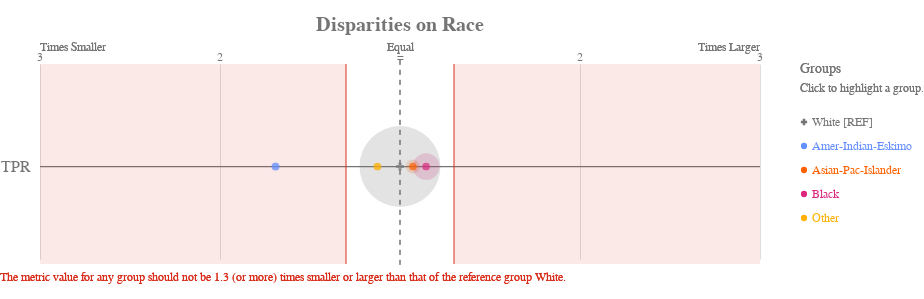

Notebook code for this chart:
### Code cell
ap.disparity(bdf, metrics, 'race', fairness_threshold = 1.3)

### Figure 1 — Vega-Lite specification as saved in the notebook (floating-point values rounded to 4 significant figures)
{"config": {"view": {"continuousWidth": 400, "continuousHeight": 300, "strokeWidth": 0}, "axisLeft": {"labelColor": "rgb(117,117,117)", "labelFont": "Arial", "labelFontSize": 16}, "title": {"align": "center", "baseline": "middle", "color": "rgb(117,117,117)", "font": "Arial", "fontSize": 20, "fontWeight": "bold"}}, "layer": [{"data": {"name": "data-1f2af75cfead9a3854ee453922b4eaab"}, "mark": {"type": "rule", "stroke": "rgb(117,117,117)", "strokeWidth": 1.25, "tooltip": ""}, "encoding": {"x": {"type": "quantitative", "field": "x", "scale": {"domain": [-2, 2], "range": [40.0, 760.0]}}, "x2": {"field": "x2"}, "y": {"type": "nominal", "axis": {"domain": false, "labelAngle": 0, "labelPadding": -30, "orient": "left", "ticks": false, "title": ""}, "field": "metric", "scale": {"domain": ["TPR"], "range": [30, 225.0]}}}}, {"data": {"name": "data-79dd248bdaa0ea02c535240e8ad022c8"}, "mark": {"type": "rule", "stroke": "rgb(117,117,117)", "strokeDash": [5, 5], "strokeWidth": 1}, "encoding": {"tooltip": {"value": "White [REF]"}, "x": {"value": 400.0}, "y": {"value": 20.83}, "y2": {"value": 229.2}}}, {"data": {"name": "data-c233327f4cd9b4c2df31bf8015c83e4a"}, "mark": {"type": "text", "align": "center", "color": "rgb(117,117,117)", "font": "Arial", "fontSize": 12, "fontWeight": "normal", "tooltip": ""}, "encoding": {"text": {"type": "nominal", "field": "label"}, "x": {"type": "quantitative", "field": "value", "scale": {"domain": [-2, 2], "range": [40.0, 760.0]}}, "y": {"value": 17.5}}}, {"layer": [{"mark": {"type": "text", "align": "left", "fill": "rgb(117,117,117)", "font": "Arial", "fontSize": 12, "fontWeight": "normal", "tooltip": ""}, "encoding": {"text": {"value": "Times Smaller"}, "x": {"value": 40.0}, "y": {"value": 7.5}}}, {"mark": {"type": "text", "align": "right", "fill": "rgb(117,117,117)", "font": "Arial", "fontSize": 12, "fontWeight": "normal", "tooltip": ""}, "encoding": {"text": {"value": "Times Larger"}, "x": {"value": 760.0}, "y": {"value": 7.5}}}, {"mark": {"type": "text", "align": "center", "fill": "rgb(117,117,117)", "font": "Arial", "fontSize": 12, "fontWeight": "normal", "tooltip": ""}, "encoding": {"text": {"value": "Equal"}, "x": {"value": 400.0}, "y": {"value": 7.5}}}], "data": {"name": "data-79dd248bdaa0ea02c535240e8ad022c8"}}, {"layer": [{"mark": {"type": "rule", "opacity": 0.8, "stroke": "rgb(217, 46, 28)", "strokeWidth": 1.25, "tooltip": ""}, "encoding": {"x": {"type": "quantitative", "field": "min", "scale": {"domain": [-2, 2], "range": [40.0, 760.0]}}, "y": {"value": 25.0}, "y2": {"value": 225.0}}}, {"mark": {"type": "rule", "opacity": 0.8, "stroke": "rgb(217, 46, 28)", "strokeWidth": 1.25, "tooltip": ""}, "encoding": {"x": {"type": "quantitative", "field": "max", "scale": {"domain": [-2, 2], "range": [40.0, 760.0]}}, "y": {"value": 25.0}, "y2": {"value": 225.0}}}, {"layer": [{"mark": {"type": "rect", "fill": "rgb(217, 46, 28)", "opacity": 0.1, "tooltip": ""}, "encoding": {"x": {"type": "quantitative", "field": "min", "scale": {"domain": [-2, 2], "range": [40.0, 760.0]}}, "x2": {"field": "lower_end"}, "y": {"value": 25.0}, "y2": {"value": 225.0}}}, {"mark": {"type": "rect", "fill": "rgb(217, 46, 28)", "opacity": 0.1, "tooltip": ""}, "encoding": {"x": {"type": "quantitative", "field": "max", "scale": {"domain": [-2, 2], "range": [40.0, 760.0]}}, "x2": {"field": "upper_end"}, "y": {"value": 25.0}, "y2": {"value": 225.0}}}]}, {"data": {"name": "data-79dd248bdaa0ea02c535240e8ad022c8"}, "mark": {"type": "text", "align": "left", "baseline": "top", "fill": "rgb(217, 46, 28)", "font": "Arial", "fontSize": 12, "fontWeight": "normal", "tooltip": ""}, "encoding": {"text": {"value": "The metric value for any group should not be 1.3 (or more) times smaller or larger than that of the reference group White."}, "x": {"value": 0}, "y": {"value": 233.3}}}], "data": {"name": "data-68125cfc4fc9557defd07e8d14c561c8"}}, {"layer": [{"mark": "circle"}, {"data": {"name": "data-96d80fabc8b20fae260b87a663ff5491"}, "mark": {"type": "circle", "opacity": 0.2}, "encoding": {"color": {"condition": {"type": "nominal", "field": "attribute_value", "legend": null, "scale": {"domain": ["White", "Amer-Indian-Eskimo", "Asian-Pac-Islander", "Black", "Other"], "range": ["rgb(117,117,117)", "rgb(100, 143, 255)", "rgb(254, 97, 0)", "rgb(220, 38, 127)", "rgb(255, 176, 0)", "rgb(120, 94, 240)"]}, "selection": "selector021"}, "value": "rgb(224,224,224)"}, "size": {"type": "quantitative", "field": "group_size", "legend": null, "scale": {"domain": [0, 13340.0], "range": [0, 7854.0]}}, "tooltip": [{"type": "nominal", "field": "attribute_value", "title": "Group"}, {"type": "nominal", "field": "tooltip_group_size", "title": "Group Size"}, {"type": "nominal", "field": "tooltip_disparity_explanation_tpr", "title": "Disparity"}, {"type": "quantitative", "field": "tpr", "format": ".2f", "title": "TPR"}], "x": {"type": "quantitative", "axis": {"domain": false, "labels": false, "ticks": false, "title": null, "values": [1, 2, -2, -1]}, "field": "tpr_disparity_scaled", "scale": {"domain": [-2, 2], "range": [40.0, 760.0]}}, "y": {"type": "nominal", "axis": {"domain": false, "grid": false, "labels": false, "ticks": false, "title": " "}, "field": "metric_variable", "scale": {"domain": ["TPR"], "range": [30, 225.0]}}}, "selection": {"selector023": {"type": "multi", "empty": "all", "fields": ["attribute_value"]}}, "transform": [{"calculate": "'TPR'", "as": "metric_variable"}]}, {"layer": [{"mark": "point"}, {"data": {"name": "data-96d80fabc8b20fae260b87a663ff5491"}, "mark": {"type": "point", "filled": true, "size": 60}, "encoding": {"color": {"condition": {"type": "nominal", "field": "attribute_value", "legend": null, "scale": {"domain": ["White", "Amer-Indian-Eskimo", "Asian-Pac-Islander", "Black", "Other"], "range": ["rgb(117,117,117)", "rgb(100, 143, 255)", "rgb(254, 97, 0)", "rgb(220, 38, 127)", "rgb(255, 176, 0)", "rgb(120, 94, 240)"]}, "selection": "selector021"}, "value": "rgb(224,224,224)"}, "shape": {"type": "nominal", "field": "attribute_value", "legend": null, "scale": {"domain": ["White", "Amer-Indian-Eskimo", "Asian-Pac-Islander", "Black", "Other"], "range": ["cross", "circle", "circle", "circle", "circle"]}}, "tooltip": [{"type": "nominal", "field": "attribute_value", "title": "Group"}, {"type": "nominal", "field": "tooltip_group_size", "title": "Group Size"}, {"type": "nominal", "field": "tooltip_disparity_explanation_tpr", "title": "Disparity"}, {"type": "quantitative", "field": "tpr", "format": ".2f", "title": "TPR"}], "x": {"type": "quantitative", "axis": {"domain": false, "labels": false, "ticks": false, "title": null, "values": [1, 2, -2, -1]}, "field": "tpr_disparity_scaled", "scale": {"domain": [-2, 2], "range": [40.0, 760.0]}}, "y": {"type": "nominal", "axis": {"domain": false, "grid": false, "labels": false, "ticks": false, "title": " "}, "field": "metric_variable", "scale": {"domain": ["TPR"], "range": [30, 225.0]}}}, "selection": {"selector022": {"type": "multi", "empty": "all", "fields": ["attribute_value"]}}, "transform": [{"calculate": "'TPR'", "as": "metric_variable"}]}]}]}, {"layer": [{"mark": {"type": "point", "filled": true, "opacity": 1, "size": 39.48}, "encoding": {"color": {"condition": {"type": "nominal", "field": "attribute_value", "legend": null, "scale": {"domain": ["White", "Amer-Indian-Eskimo", "Asian-Pac-Islander", "Black", "Other"], "range": ["rgb(117,117,117)", "rgb(100, 143, 255)", "rgb(254, 97, 0)", "rgb(220, 38, 127)", "rgb(255, 176, 0)", "rgb(120, 94, 240)"]}, "selection": "selector021"}, "value": "rgb(224,224,224)"}, "shape": {"type": "nominal", "field": "attribute_value", "legend": null, "scale": {"domain": ["White", "Amer-Indian-Eskimo", "Asian-Pac-Islander", "Black", "Other"], "range": ["cross", "circle", "circle", "circle", "circle"]}}, "x": {"value": 804}, "y": {"type": "nominal", "axis": {"domain": false, "grid": false, "labels": false, "ticks": false, "title": " "}, "field": "attribute_value", "scale": {"domain": ["White", "Amer-Indian-Eskimo", "Asian-Pac-Islander", "Black", "Other"], "range": [71, 191]}}}, "selection": {"selector021": {"type": "multi", "empty": "all", "fields": ["attribute_value"]}}}, {"mark": {"type": "text", "align": "left", "baseline": "middle", "font": "Arial", "fontSize": 12, "fontWeight": "normal"}, "encoding": {"color": {"condition": {"type": "nominal", "field": "attribute_value", "legend": null, "scale": {"domain": ["White", "Amer-Indian-Eskimo", "Asian-Pac-Islander", "Black", "Other"], "range": ["rgb(117,117,117)", "rgb(100, 143, 255)", "rgb(254, 97, 0)", "rgb(220, 38, 127)", "rgb(255, 176, 0)", "rgb(120, 94, 240)"]}, "selection": "selector021"}, "value": "rgb(224,224,224)"}, "text": {"type": "nominal", "field": "label"}, "x": {"value": 812}, "y": {"type": "nominal", "axis": {"domain": false, "grid": false, "labels": false, "ticks": false, "title": " "}, "field": "attribute_value", "scale": {"domain": ["White", "Amer-Indian-Eskimo", "Asian-Pac-Islander", "Black", "Other"], "range": [71, 191]}}}, "selection": {"selector024": {"type": "multi", "empty": "all", "fields": ["attribute_value"]}}}, {"data": {"name": "data-79dd248bdaa0ea02c535240e8ad022c8"}, "mark": {"type": "text", "align": "left", "baseline": "middle", "color": "rgb(117,117,117)", "font": "Arial", "fontSize": 12, "fontWeight": "normal"}, "encoding": {"text": {"value": "Click to highlight a group."}, "x": {"value": 800}, "y": {"value": 49}}}, {"data": {"name": "data-79dd248bdaa0ea02c535240e8ad022c8"}, "mark": {"type": "text", "align": "left", "baseline": "middle", "color": "rgb(117,117,117)", "font": "Arial", "fontSize": 14, "fontWeight": "normal"}, "encoding": {"text": {"value": "Groups"}, "x": {"value": 800}, "y": {"value": 30}}}], "data": {"name": "data-4e7cec67074b12cfce448e3a821d8fd2"}}], "height": 250, "padding": {"top": 15, "bottom": 10}, "resolve": {"scale": {"size": "independent", "y": "independent"}}, "title": "Disparities on Race", "width": 800, "$schema": "https://vega.github.io/schema/vega-lite/v4.8.1.json", "datasets": {"data-1f2af75cfead9a3854ee453922b4eaab": [{"metric": "TPR", "x": -2, "x2": 2}], "data-79dd248bdaa0ea02c535240e8ad022c8": [{"a": 1, "b": 0}, {"a": 1, "b": 0}], "data-c233327f4cd9b4c2df31bf8015c83e4a": [{"value": 1, "label": 2}, {"value": 2, "label": 3}, {"value": -2, "label": 3}, {"value": -1, "label": 2}, {"value": 0, "label": "="}], "data-68125cfc4fc9557defd07e8d14c561c8": [{"min": -0.3, "max": 0.3, "lower_end": -2, "upper_end": 2}], "data-96d80fabc8b20fae260b87a663ff5491": [{"attribute_name": "race", "attribute_value": "Amer-Indian-Eskimo", "group_size": 127, "total_entities": 12904, "tpr": 0.04211, "tpr_disparity": 0.5912, "tpr_disparity_scaled": -0.6916, "tooltip_group_size": "127 (0.98%)", "tooltip_disparity_explanation_tpr": "1.69 times smaller TPR than the reference group"}, {"attribute_name": "race", "attribute_value": "Asian-Pac-Islander", "group_size": 344, "total_entities": 12904, "tpr": 0.07634, "tpr_disparity": 1.072, "tpr_disparity_scaled": 0.07178, "tooltip_group_size": "344 (2.67%)", "tooltip_disparity_explanation_tpr": "1.07 times larger TPR than the reference group"}, {"attribute_name": "race", "attribute_value": "Black", "group_size": 1213, "total_entities": 12904, "tpr": 0.08155, "tpr_disparity": 1.145, "tpr_disparity_scaled": 0.1449, "tooltip_group_size": "1,213 (9.40%)", "tooltip_disparity_explanation_tpr": "1.14 times larger TPR than the reference group"}, {"attribute_name": "race", "attribute_value": "Other", "group_size": 101, "total_entities": 12904, "tpr": 0.06329, "tpr_disparity": 0.8886, "tpr_disparity_scaled": -0.1253, "tooltip_group_size": "101 (0.78%)", "tooltip_disparity_explanation_tpr": "1.13 times smaller TPR than the reference group"}, {"attribute_name": "race", "attribute_value": "White", "group_size": 11119, "total_entities": 12904, "tpr": 0.07122, "tpr_disparity": 1.0, "tpr_disparity_scaled": 0.0, "tooltip_group_size": "11,119 (86.17%)", "tooltip_disparity_explanation_tpr": "Reference group"}], "data-4e7cec67074b12cfce448e3a821d8fd2": [{"attribute_value": "White", "label": "White [REF]"}, {"attribute_value": "Amer-Indian-Eskimo", "label": "Amer-Indian-Eskimo"}, {"attribute_value": "Asian-Pac-Islander", "label": "Asian-Pac-Islander"}, {"attribute_value": "Black", "label": "Black"}, {"attribute_value": "Other", "label": "Other"}]}}
